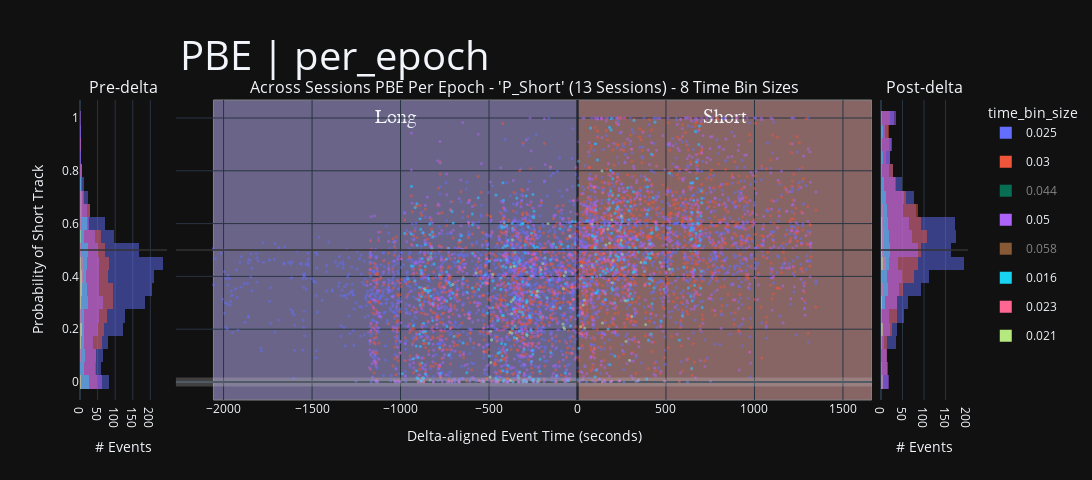
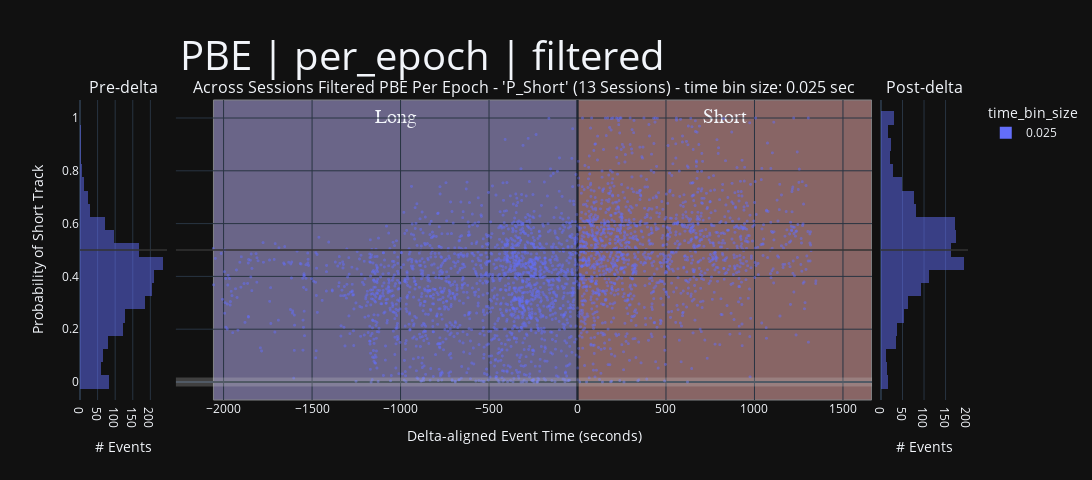

The notebook cell these images were saved under, in order:
### Code cell
## all scores variants - allows more columns to be plotted:
new_fig, new_fig_context, _extras_output_dict, figure_out_paths = _perform_plot_pre_post_delta_scatter(data_context = IdentifyingContext(epochs_name='PBE', data_grain='per_epoch', title_prefix="PBE Per Epoch"), concatenated_ripple_df = deepcopy(all_sessions_all_scores_ripple_df))
new_fig

new_fig, new_fig_context, _extras_output_dict, figure_out_paths = _perform_plot_pre_post_delta_scatter(data_context = IdentifyingContext(epochs_name='PBE', data_grain='per_epoch', filter_status='filtered', title_prefix="Filtered PBE Per Epoch"), concatenated_ripple_df = deepcopy(filtered_all_sessions_all_scores_ripple_df))
new_fig

### Figure 1 — Plotly figure (JSON) as saved in the notebook; plotly's stock layout.template omitted (floating-point values rounded to 4 significant figures; data arrays with more than 128 entries replaced by an {"elided": "..."} marker saying what was removed)
{"data": [{"alignmentgroup": "True", "bingroup": "y", "hovertemplate": "_col_time_bin_size=0.025<br>count=%{x}<br>P_Short=%{y}<extra></extra>", "legendgroup": "0.025", "marker": {"color": "#636EFA", "opacity": 0.5, "pattern": {"shape": ""}}, "name": "0.025", "nbinsy": 25, "offsetgroup": "0.025", "orientation": "h", "showlegend": true, "type": "histogram", "xaxis": "x", "y": {"elided": "1788 float values"}, "yaxis": "y"}, {"alignmentgroup": "True", "bingroup": "y", "hovertemplate": "_col_time_bin_size=0.03<br>count=%{x}<br>P_Short=%{y}<extra></extra>", "legendgroup": "0.03", "marker": {"color": "#EF553B", "opacity": 0.5, "pattern": {"shape": ""}}, "name": "0.03", "nbinsy": 25, "offsetgroup": "0.03", "orientation": "h", "showlegend": true, "type": "histogram", "xaxis": "x", "y": {"elided": "894 float values"}, "yaxis": "y"}, {"alignmentgroup": "True", "bingroup": "y", "hovertemplate": "_col_time_bin_size=0.044<br>count=%{x}<br>P_Short=%{y}<extra></extra>", "legendgroup": "0.044", "marker": {"color": "#00CC96", "opacity": 0.5, "pattern": {"shape": ""}}, "name": "0.044", "nbinsy": 25, "offsetgroup": "0.044", "orientation": "h", "showlegend": true, "type": "histogram", "visible": "legendonly", "xaxis": "x", "y": {"elided": "754 float values"}, "yaxis": "y"}, {"alignmentgroup": "True", "bingroup": "y", "hovertemplate": "_col_time_bin_size=0.05<br>count=%{x}<br>P_Short=%{y}<extra></extra>", "legendgroup": "0.05", "marker": {"color": "#AB63FA", "opacity": 0.5, "pattern": {"shape": ""}}, "name": "0.05", "nbinsy": 25, "offsetgroup": "0.05", "orientation": "h", "showlegend": true, "type": "histogram", "xaxis": "x", "y": {"elided": "688 float values"}, "yaxis": "y"}, {"alignmentgroup": "True", "bingroup": "y", "hovertemplate": "_col_time_bin_size=0.058<br>count=%{x}<br>P_Short=%{y}<extra></extra>", "legendgroup": "0.058", "marker": {"color": "#FFA15A", "opacity": 0.5, "pattern": {"shape": ""}}, "name": "0.058", "nbinsy": 25, "offsetgroup": "0.058", "orientation": "h", "showlegend": true, "type": "histogram", "visible": "legendonly", "xaxis": "x", "y": {"elided": "616 float values"}, "yaxis": "y"}, {"alignmentgroup": "True", "bingroup": "y", "hovertemplate": "_col_time_bin_size=0.016<br>count=%{x}<br>P_Short=%{y}<extra></extra>", "legendgroup": "0.016", "marker": {"color": "#19D3F3", "opacity": 0.5, "pattern": {"shape": ""}}, "name": "0.016", "nbinsy": 25, "offsetgroup": "0.016", "orientation": "h", "showlegend": true, "type": "histogram", "xaxis": "x", "y": {"elided": "233 float values"}, "yaxis": "y"}, {"alignmentgroup": "True", "bingroup": "y", "hovertemplate": "_col_time_bin_size=0.023<br>count=%{x}<br>P_Short=%{y}<extra></extra>", "legendgroup": "0.023", "marker": {"color": "#FF6692", "opacity": 0.5, "pattern": {"shape": ""}}, "name": "0.023", "nbinsy": 25, "offsetgroup": "0.023", "orientation": "h", "showlegend": true, "type": "histogram", "xaxis": "x", "y": [0.2183, 0.3116, 0.02014, 0.3573, 0.2029, 0.6525, 0.3313, 0.4633, 0.4332, 0.2414, 0.6003, 0.2533, 0.6885, 0.2415, 0.5847, 0.4689, 0.005474, 0.1404, 0.4196, 0.001959, 0.2043, 0.1143, 0.00176, 0.4416, 0.3762, 0.3758, 0.4665, 0.3733, 0.1877, 0.2811, 0.4215, 0.3972, 0.1553, 0.22, 0.1426, 0.4314, 0.202, 0.3752, 0.4015, 0.4346, 0.5006, 0.2466, 0.4277, 0.8147, 0.3354, 0.4614, 0.3764, 0.5759, 0.4838, 0.3386, 0.2946, 0.4814, 0.1082, 0.3575, 0.412, 0.2792, 0.6872, 0.3133, 0.09305, 0.6367], "yaxis": "y"}, {"alignmentgroup": "True", "bingroup": "y", "hovertemplate": "_col_time_bin_size=0.021<br>count=%{x}<br>P_Short=%{y}<extra></extra>", "legendgroup": "0.021", "marker": {"color": "#B6E880", "opacity": 0.5, "pattern": {"shape": ""}}, "name": "0.021", "nbinsy": 25, "offsetgroup": "0.021", "orientation": "h", "showlegend": true, "type": "histogram", "xaxis": "x", "y": [0.3533, 0.3694, 0.4128, 0.01866, 0.192, 0.07358, 0.1595, 0.4075, 0.1879, 0.005748, 0.435, 0.304, 0.2583, 0.1848, 0.538, 0.3119, 0.4385, 0.1647, 0.1767, 0.3289, 0.343, 0.425, 0.4486, 0.5996, 0.2193, 0.3534, 0.2069, 0.4024, 0.201, 0.4157, 0.5527], "yaxis": "y"}, {"hovertemplate": "_col_time_bin_size=0.025<br>delta_aligned_start_t=%{x}<br>P_Short=%{y}<br>dummy_column_for_size=%{marker.size}<extra></extra>", "legendgroup": "0.025", "marker": {"color": "#636EFA", "line": {"width": 0}, "opacity": 0.5, "size": {"elided": "3255 int values"}, "sizemode": "area", "sizeref": 0.1111, "symbol": "circle"}, "mode": "markers", "name": "0.025", "showlegend": false, "type": "scattergl", "x": {"elided": "3255 float values"}, "xaxis": "x2", "y": {"elided": "3255 float values"}, "yaxis": "y2"}, {"hovertemplate": "_col_time_bin_size=0.03<br>delta_aligned_start_t=%{x}<br>P_Short=%{y}<br>dummy_column_for_size=%{marker.size}<extra></extra>", "legendgroup": "0.03", "marker": {"color": "#EF553B", "line": {"width": 0}, "opacity": 0.5, "size": {"elided": "1825 int values"}, "sizemode": "area", "sizeref": 0.1111, "symbol": "circle"}, "mode": "markers", "name": "0.03", "showlegend": false, "type": "scattergl", "x": {"elided": "1825 float values"}, "xaxis": "x2", "y": {"elided": "1825 float values"}, "yaxis": "y2"}, {"hovertemplate": "_col_time_bin_size=0.044<br>delta_aligned_start_t=%{x}<br>P_Short=%{y}<br>dummy_column_for_size=%{marker.size}<extra></extra>", "legendgroup": "0.044", "marker": {"color": "#00CC96", "line": {"width": 0}, "opacity": 0.5, "size": {"elided": "1543 int values"}, "sizemode": "area", "sizeref": 0.1111, "symbol": "circle"}, "mode": "markers", "name": "0.044", "showlegend": false, "type": "scattergl", "visible": "legendonly", "x": {"elided": "1543 float values"}, "xaxis": "x2", "y": {"elided": "1543 float values"}, "yaxis": "y2"}, {"hovertemplate": "_col_time_bin_size=0.05<br>delta_aligned_start_t=%{x}<br>P_Short=%{y}<br>dummy_column_for_size=%{marker.size}<extra></extra>", "legendgroup": "0.05", "marker": {"color": "#AB63FA", "line": {"width": 0}, "opacity": 0.5, "size": {"elided": "1419 int values"}, "sizemode": "area", "sizeref": 0.1111, "symbol": "circle"}, "mode": "markers", "name": "0.05", "showlegend": false, "type": "scattergl", "x": {"elided": "1419 float values"}, "xaxis": "x2", "y": {"elided": "1419 float values"}, "yaxis": "y2"}, {"hovertemplate": "_col_time_bin_size=0.058<br>delta_aligned_start_t=%{x}<br>P_Short=%{y}<br>dummy_column_for_size=%{marker.size}<extra></extra>", "legendgroup": "0.058", "marker": {"color": "#FFA15A", "line": {"width": 0}, "opacity": 0.5, "size": {"elided": "1282 int values"}, "sizemode": "area", "sizeref": 0.1111, "symbol": "circle"}, "mode": "markers", "name": "0.058", "showlegend": false, "type": "scattergl", "visible": "legendonly", "x": {"elided": "1282 float values"}, "xaxis": "x2", "y": {"elided": "1282 float values"}, "yaxis": "y2"}, {"hovertemplate": "_col_time_bin_size=0.016<br>delta_aligned_start_t=%{x}<br>P_Short=%{y}<br>dummy_column_for_size=%{marker.size}<extra></extra>", "legendgroup": "0.016", "marker": {"color": "#19D3F3", "line": {"width": 0}, "opacity": 0.5, "size": {"elided": "412 int values"}, "sizemode": "area", "sizeref": 0.1111, "symbol": "circle"}, "mode": "markers", "name": "0.016", "showlegend": false, "type": "scattergl", "x": {"elided": "412 float values"}, "xaxis": "x2", "y": {"elided": "412 float values"}, "yaxis": "y2"}, {"hovertemplate": "_col_time_bin_size=0.023<br>delta_aligned_start_t=%{x}<br>P_Short=%{y}<br>dummy_column_for_size=%{marker.size}<extra></extra>", "legendgroup": "0.023", "marker": {"color": "#FF6692", "line": {"width": 0}, "opacity": 0.5, "size": [1, 1, 1, 1, 1, 1, 1, 1, 1, 1, 1, 1, 1, 1, 1, 1, 1, 1, 1, 1, 1, 1, 1, 1, 1, 1, 1, 1, 1, 1, 1, 1, 1, 1, 1, 1, 1, 1, 1, 1, 1, 1, 1, 1, 1, 1, 1, 1, 1, 1, 1, 1, 1, 1, 1, 1, 1, 1, 1, 1, 1, 1, 1, 1, 1, 1, 1, 1, 1, 1, 1, 1, 1, 1, 1, 1, 1, 1, 1, 1, 1, 1, 1, 1, 1, 1, 1, 1, 1, 1, 1, 1, 1, 1, 1, 1, 1, 1, 1, 1, 1, 1, 1, 1, 1, 1, 1, 1, 1, 1, 1, 1, 1, 1, 1, 1, 1, 1, 1, 1, 1, 1, 1, 1], "sizemode": "area", "sizeref": 0.1111, "symbol": "circle"}, "mode": "markers", "name": "0.023", "showlegend": false, "type": "scattergl", "x": [-793.1, -783.7, -772.2, -749.1, -716.2, -714.6, -678.3, -638.9, -634.1, -613.6, -611.5, -609.1, -607.8, -606.3, -556.3, -555.6, -554.9, -553.7, -544.8, -540.6, -528.2, -527.3, -524.1, -517.6, -517.0, -511.2, -508.8, -504.4, -499.3, -494.7, -493.8, -478.4, -452.1, -365.3, -295.8, -293.4, -292.6, -285.8, -248.8, -207.8, -207.3, -192.3, -178.8, -150.1, -125.2, -113.2, -56.86, -47.86, -45.08, -37.71, -37.02, -35.91, -28.46, -27.41, -26.03, -20.24, -19.75, -17.88, -4.746, -0.6926, 7.701, 8.502, 13.73, 20.9, 24.04, 26.5, 29.17, 31.59, 34.42, 56.94, 83.35, 90.14, 91.61, 96.72, 97.53, 98.55, 124.4, 140.3, 143.6, 145.7, 146.2, 147.8, 148.8, 149.5, 150.5, 154.0, 155.9, 161.0, 172.3, 174.5, 180.5, 192.1, 192.9, 194.1, 195.9, 198.0, 199.9, 203.9, 227.4, 229.4, 230.1, 235.9, 241.7, 260.6, 290.8, 298.5, 308.2, 324.1, 333.8, 334.6, 348.8, 349.5, 356.1, 383.7, 384.4, 391.4, 406.3, 426.6, 441.9, 456.7, 472.5, 478.4, 495.4, 513.6], "xaxis": "x2", "y": [0.2183, 0.3116, 0.02014, 0.3573, 0.2029, 0.6525, 0.3313, 0.4633, 0.4332, 0.2414, 0.6003, 0.2533, 0.6885, 0.2415, 0.5847, 0.4689, 0.005474, 0.1404, 0.4196, 0.001959, 0.2043, 0.1143, 0.00176, 0.4416, 0.3762, 0.3758, 0.4665, 0.3733, 0.1877, 0.2811, 0.4215, 0.3972, 0.1553, 0.22, 0.1426, 0.4314, 0.202, 0.3752, 0.4015, 0.4346, 0.5006, 0.2466, 0.4277, 0.8147, 0.3354, 0.4614, 0.3764, 0.5759, 0.4838, 0.3386, 0.2946, 0.4814, 0.1082, 0.3575, 0.412, 0.2792, 0.6872, 0.3133, 0.09305, 0.6367, 0.3609, 0.5069, 0.1842, 0.2843, 0.1823, 0.3956, 0.2575, 0.2607, 0.2145, 0.6557, 0.3335, 0.433, 0.6137, 0.737, 0.1257, 0.5426, 0.4646, 0.5661, 0.0001124, 0.7167, 0.3046, 0.3452, 0.573, 0.4869, 0.5786, 0.5037, 0.4666, 0.3337, 0.6557, 0.462, 0.388, 0.4891, 0.6288, 0.4426, 0.00331, 0.5892, 0.4519, 0.2969, 0.5718, 0.7762, 0.5359, 0.6541, 0.004563, 0.4317, 0.599, 0.5391, 0.8821, 0.427, 0.551, 0.4248, 0.1511, 0.007605, 0.6918, 0.5072, 0.3657, 0.4683, 0.5227, 0.4838, 0.6054, 0.4849, 0.4496, 0.4367, 0.004257, 0.564], "yaxis": "y2"}, {"hovertemplate": "_col_time_bin_size=0.021<br>delta_aligned_start_t=%{x}<br>P_Short=%{y}<br>dummy_column_for_size=%{marker.size}<extra></extra>", "legendgroup": "0.021", "marker": {"color": "#B6E880", "line": {"width": 0}, "opacity": 0.5, "size": [1, 1, 1, 1, 1, 1, 1, 1, 1, 1, 1, 1, 1, 1, 1, 1, 1, 1, 1, 1, 1, 1, 1, 1, 1, 1, 1, 1, 1, 1, 1, 1, 1, 1, 1, 1, 1, 1, 1, 1, 1, 1, 1, 1, 1, 1, 1, 1, 1, 1, 1, 1, 1, 1, 1], "sizemode": "area", "sizeref": 0.1111, "symbol": "circle"}, "mode": "markers", "name": "0.021", "showlegend": false, "type": "scattergl", "x": [-861.4, -701.6, -570.7, -491.9, -487.9, -487.1, -482.7, -477.4, -378.5, -375.9, -374.6, -371.8, -369.3, -367.7, -364.0, -361.0, -355.9, -340.7, -282.0, -228.8, -225.2, -203.4, -193.5, -163.5, -78.92, -76.98, -75.15, -72.99, -70.11, -64.07, -40.67, 20.11, 24.9, 35.06, 41.94, 43.85, 85.97, 141.6, 144.1, 163.7, 173.9, 184.3, 197.1, 201.1, 203.4, 250.7, 251.0, 256.0, 271.8, 277.6, 296.8, 309.7, 361.7, 388.1, 522.1], "xaxis": "x2", "y": [0.3533, 0.3694, 0.4128, 0.01866, 0.192, 0.07358, 0.1595, 0.4075, 0.1879, 0.005748, 0.435, 0.304, 0.2583, 0.1848, 0.538, 0.3119, 0.4385, 0.1647, 0.1767, 0.3289, 0.343, 0.425, 0.4486, 0.5996, 0.2193, 0.3534, 0.2069, 0.4024, 0.201, 0.4157, 0.5527, 0.2093, 0.4405, 0.2912, 0.3102, 0.204, 0.5973, 0.7994, 0.2231, 0.519, 0.5791, 0.5258, 0.6139, 0.3757, 0.4602, 0.5365, 0.6284, 0.4837, 0.3081, 0.1539, 0.08199, 0.2482, 0.4528, 0.2172, 0.4271], "yaxis": "y2"}, {"alignmentgroup": "True", "bingroup": "y", "hovertemplate": "_col_time_bin_size=0.025<br>count=%{x}<br>P_Short=%{y}<extra></extra>", "legendgroup": "0.025", "marker": {"color": "#636EFA", "opacity": 0.5, "pattern": {"shape": ""}}, "name": "0.025", "nbinsy": 25, "offsetgroup": "0.025", "orientation": "h", "showlegend": false, "type": "histogram", "xaxis": "x3", "y": {"elided": "1467 float values"}, "yaxis": "y3"}, {"alignmentgroup": "True", "bingroup": "y", "hovertemplate": "_col_time_bin_size=0.03<br>count=%{x}<br>P_Short=%{y}<extra></extra>", "legendgroup": "0.03", "marker": {"color": "#EF553B", "opacity": 0.5, "pattern": {"shape": ""}}, "name": "0.03", "nbinsy": 25, "offsetgroup": "0.03", "orientation": "h", "showlegend": false, "type": "histogram", "xaxis": "x3", "y": {"elided": "931 float values"}, "yaxis": "y3"}, {"alignmentgroup": "True", "bingroup": "y", "hovertemplate": "_col_time_bin_size=0.044<br>count=%{x}<br>P_Short=%{y}<extra></extra>", "legendgroup": "0.044", "marker": {"color": "#00CC96", "opacity": 0.5, "pattern": {"shape": ""}}, "name": "0.044", "nbinsy": 25, "offsetgroup": "0.044", "orientation": "h", "showlegend": false, "type": "histogram", "visible": "legendonly", "xaxis": "x3", "y": {"elided": "789 float values"}, "yaxis": "y3"}, {"alignmentgroup": "True", "bingroup": "y", "hovertemplate": "_col_time_bin_size=0.05<br>count=%{x}<br>P_Short=%{y}<extra></extra>", "legendgroup": "0.05", "marker": {"color": "#AB63FA", "opacity": 0.5, "pattern": {"shape": ""}}, "name": "0.05", "nbinsy": 25, "offsetgroup": "0.05", "orientation": "h", "showlegend": false, "type": "histogram", "xaxis": "x3", "y": {"elided": "731 float values"}, "yaxis": "y3"}, {"alignmentgroup": "True", "bingroup": "y", "hovertemplate": "_col_time_bin_size=0.058<br>count=%{x}<br>P_Short=%{y}<extra></extra>", "legendgroup": "0.058", "marker": {"color": "#FFA15A", "opacity": 0.5, "pattern": {"shape": ""}}, "name": "0.058", "nbinsy": 25, "offsetgroup": "0.058", "orientation": "h", "showlegend": false, "type": "histogram", "visible": "legendonly", "xaxis": "x3", "y": {"elided": "666 float values"}, "yaxis": "y3"}, {"alignmentgroup": "True", "bingroup": "y", "hovertemplate": "_col_time_bin_size=0.016<br>count=%{x}<br>P_Short=%{y}<extra></extra>", "legendgroup": "0.016", "marker": {"color": "#19D3F3", "opacity": 0.5, "pattern": {"shape": ""}}, "name": "0.016", "nbinsy": 25, "offsetgroup": "0.016", "orientation": "h", "showlegend": false, "type": "histogram", "xaxis": "x3", "y": {"elided": "179 float values"}, "yaxis": "y3"}, {"alignmentgroup": "True", "bingroup": "y", "hovertemplate": "_col_time_bin_size=0.023<br>count=%{x}<br>P_Short=%{y}<extra></extra>", "legendgroup": "0.023", "marker": {"color": "#FF6692", "opacity": 0.5, "pattern": {"shape": ""}}, "name": "0.023", "nbinsy": 25, "offsetgroup": "0.023", "orientation": "h", "showlegend": false, "type": "histogram", "xaxis": "x3", "y": [0.3609, 0.5069, 0.1842, 0.2843, 0.1823, 0.3956, 0.2575, 0.2607, 0.2145, 0.6557, 0.3335, 0.433, 0.6137, 0.737, 0.1257, 0.5426, 0.4646, 0.5661, 0.0001124, 0.7167, 0.3046, 0.3452, 0.573, 0.4869, 0.5786, 0.5037, 0.4666, 0.3337, 0.6557, 0.462, 0.388, 0.4891, 0.6288, 0.4426, 0.00331, 0.5892, 0.4519, 0.2969, 0.5718, 0.7762, 0.5359, 0.6541, 0.004563, 0.4317, 0.599, 0.5391, 0.8821, 0.427, 0.551, 0.4248, 0.1511, 0.007605, 0.6918, 0.5072, 0.3657, 0.4683, 0.5227, 0.4838, 0.6054, 0.4849, 0.4496, 0.4367, 0.004257, 0.564], "yaxis": "y3"}, {"alignmentgroup": "True", "bingroup": "y", "hovertemplate": "_col_time_bin_size=0.021<br>count=%{x}<br>P_Short=%{y}<extra></extra>", "legendgroup": "0.021", "marker": {"color": "#B6E880", "opacity": 0.5, "pattern": {"shape": ""}}, "name": "0.021", "nbinsy": 25, "offsetgroup": "0.021", "orientation": "h", "showlegend": false, "type": "histogram", "xaxis": "x3", "y": [0.2093, 0.4405, 0.2912, 0.3102, 0.204, 0.5973, 0.7994, 0.2231, 0.519, 0.5791, 0.5258, 0.6139, 0.3757, 0.4602, 0.5365, 0.6284, 0.4837, 0.3081, 0.1539, 0.08199, 0.2482, 0.4528, 0.2172, 0.4271], "yaxis": "y3"}], "layout": {"annotations": [{"font": {"size": 16}, "showarrow": false, "text": "Pre-delta", "x": 0.049, "xanchor": "center", "xref": "paper", "y": 1, "yanchor": "bottom", "yref": "paper"}, {"font": {"size": 16}, "showarrow": false, "text": "Across Sessions PBE Per Epoch - 'P_Short' (13 Sessions) - 8 Time Bin Sizes", "x": 0.5, "xanchor": "center", "xref": "paper", "y": 1, "yanchor": "bottom", "yref": "paper"}, {"font": {"size": 16}, "showarrow": false, "text": "Post-delta", "x": 0.951, "xanchor": "center", "xref": "paper", "y": 1, "yanchor": "bottom", "yref": "paper"}, {"font": {"size": 40}, "showarrow": false, "text": "PBE | per_epoch", "x": 0.11, "xanchor": "left", "xref": "paper", "y": 1.25, "yanchor": "top", "yref": "paper"}], "barmode": "overlay", "height": 480, "legend": {"itemsizing": "constant", "title": {"text": "time_bin_size"}, "traceorder": "grouped"}, "shapes": [{"line": {"color": "rgba(0.8,0.8,0.8,.25)", "width": 9}, "type": "line", "x0": 0, "x1": 1, "xref": "x2 domain", "y0": 0, "y1": 0, "yref": "y2"}, {"line": {"color": "rgba(1,1,1,.25)", "width": 3}, "type": "line", "x0": 0, "x1": 0, "xref": "x2", "y0": 0, "y1": 1, "yref": "y2 domain"}, {"fillcolor": "#c2b8ff", "label": {"font": {"family": "Times New Roman", "size": 20}, "text": "Long", "textposition": "top center"}, "layer": "below", "line": {"width": 1}, "opacity": 0.5, "type": "rect", "x0": -2057.0, "x1": 0, "xref": "x2", "y0": 0, "y1": 1, "yref": "y2 domain"}, {"fillcolor": "#ffb8b8", "label": {"font": {"family": "Times New Roman", "size": 20}, "text": "Short", "textposition": "top center"}, "layer": "below", "line": {"width": 1}, "opacity": 0.5, "type": "rect", "x0": 0, "x1": 1662.0, "xref": "x2", "y0": 0, "y1": 1, "yref": "y2 domain"}, {"line": {"color": "rgba(0.2,0.2,0.2,.75)", "width": 2}, "type": "line", "x0": 0, "x1": 1, "xref": "x domain", "y0": 0.5, "y1": 0.5, "yref": "y"}, {"line": {"color": "rgba(0.2,0.2,0.2,.75)", "width": 2}, "type": "line", "x0": 0, "x1": 1, "xref": "x2 domain", "y0": 0.5, "y1": 0.5, "yref": "y2"}, {"line": {"color": "rgba(0.2,0.2,0.2,.75)", "width": 2}, "type": "line", "x0": 0, "x1": 1, "xref": "x3 domain", "y0": 0.5, "y1": 0.5, "yref": "y3"}], "width": 1920, "xaxis": {"anchor": "y", "domain": [0, 0.098], "title": {"text": "# Events"}}, "xaxis2": {"anchor": "y2", "domain": [0.108, 0.892], "title": {"text": "Delta-aligned Event Time (seconds)"}}, "xaxis3": {"anchor": "y3", "domain": [0.902, 1], "title": {"text": "# Events"}}, "yaxis": {"anchor": "x", "domain": [0, 1], "title": {"text": "Probability of Short Track"}}, "yaxis2": {"anchor": "x2", "domain": [0, 1], "matches": "y", "showticklabels": false}, "yaxis3": {"anchor": "x3", "domain": [0, 1], "matches": "y", "showticklabels": false}}}

### Figure 2 — Plotly figure (JSON) as saved in the notebook; plotly's stock layout.template omitted (floating-point values rounded to 4 significant figures; data arrays with more than 128 entries replaced by an {"elided": "..."} marker saying what was removed)
{"data": [{"alignmentgroup": "True", "bingroup": "y", "hovertemplate": "_col_time_bin_size=0.025<br>count=%{x}<br>P_Short=%{y}<extra></extra>", "legendgroup": "0.025", "marker": {"color": "#636EFA", "opacity": 0.5, "pattern": {"shape": ""}}, "name": "0.025", "nbinsy": 25, "offsetgroup": "0.025", "orientation": "h", "showlegend": true, "type": "histogram", "xaxis": "x", "y": {"elided": "1788 float values"}, "yaxis": "y"}, {"hovertemplate": "_col_time_bin_size=0.025<br>delta_aligned_start_t=%{x}<br>P_Short=%{y}<br>dummy_column_for_size=%{marker.size}<extra></extra>", "legendgroup": "0.025", "marker": {"color": "#636EFA", "line": {"width": 0}, "opacity": 0.5, "size": {"elided": "3255 int values"}, "sizemode": "area", "sizeref": 0.1111, "symbol": "circle"}, "mode": "markers", "name": "0.025", "showlegend": false, "type": "scattergl", "x": {"elided": "3255 float values"}, "xaxis": "x2", "y": {"elided": "3255 float values"}, "yaxis": "y2"}, {"alignmentgroup": "True", "bingroup": "y", "hovertemplate": "_col_time_bin_size=0.025<br>count=%{x}<br>P_Short=%{y}<extra></extra>", "legendgroup": "0.025", "marker": {"color": "#636EFA", "opacity": 0.5, "pattern": {"shape": ""}}, "name": "0.025", "nbinsy": 25, "offsetgroup": "0.025", "orientation": "h", "showlegend": false, "type": "histogram", "xaxis": "x3", "y": {"elided": "1467 float values"}, "yaxis": "y3"}], "layout": {"annotations": [{"font": {"size": 16}, "showarrow": false, "text": "Pre-delta", "x": 0.049, "xanchor": "center", "xref": "paper", "y": 1, "yanchor": "bottom", "yref": "paper"}, {"font": {"size": 16}, "showarrow": false, "text": "Across Sessions Filtered PBE Per Epoch - 'P_Short' (13 Sessions) - time bin size: 0.025 sec", "x": 0.5, "xanchor": "center", "xref": "paper", "y": 1, "yanchor": "bottom", "yref": "paper"}, {"font": {"size": 16}, "showarrow": false, "text": "Post-delta", "x": 0.951, "xanchor": "center", "xref": "paper", "y": 1, "yanchor": "bottom", "yref": "paper"}, {"font": {"size": 40}, "showarrow": false, "text": "PBE | per_epoch | filtered", "x": 0.11, "xanchor": "left", "xref": "paper", "y": 1.25, "yanchor": "top", "yref": "paper"}], "barmode": "overlay", "height": 480, "legend": {"itemsizing": "constant", "title": {"text": "time_bin_size"}, "traceorder": "grouped"}, "shapes": [{"line": {"color": "rgba(0.8,0.8,0.8,.25)", "width": 9}, "type": "line", "x0": 0, "x1": 1, "xref": "x2 domain", "y0": 0, "y1": 0, "yref": "y2"}, {"line": {"color": "rgba(1,1,1,.25)", "width": 3}, "type": "line", "x0": 0, "x1": 0, "xref": "x2", "y0": 0, "y1": 1, "yref": "y2 domain"}, {"fillcolor": "#c2b8ff", "label": {"font": {"family": "Times New Roman", "size": 20}, "text": "Long", "textposition": "top center"}, "layer": "below", "line": {"width": 1}, "opacity": 0.5, "type": "rect", "x0": -2057.0, "x1": 0, "xref": "x2", "y0": 0, "y1": 1, "yref": "y2 domain"}, {"fillcolor": "#ffb8b8", "label": {"font": {"family": "Times New Roman", "size": 20}, "text": "Short", "textposition": "top center"}, "layer": "below", "line": {"width": 1}, "opacity": 0.5, "type": "rect", "x0": 0, "x1": 1662.0, "xref": "x2", "y0": 0, "y1": 1, "yref": "y2 domain"}, {"line": {"color": "rgba(0.2,0.2,0.2,.75)", "width": 2}, "type": "line", "x0": 0, "x1": 1, "xref": "x domain", "y0": 0.5, "y1": 0.5, "yref": "y"}, {"line": {"color": "rgba(0.2,0.2,0.2,.75)", "width": 2}, "type": "line", "x0": 0, "x1": 1, "xref": "x2 domain", "y0": 0.5, "y1": 0.5, "yref": "y2"}, {"line": {"color": "rgba(0.2,0.2,0.2,.75)", "width": 2}, "type": "line", "x0": 0, "x1": 1, "xref": "x3 domain", "y0": 0.5, "y1": 0.5, "yref": "y3"}], "width": 1920, "xaxis": {"anchor": "y", "domain": [0, 0.098], "title": {"text": "# Events"}}, "xaxis2": {"anchor": "y2", "domain": [0.108, 0.892], "title": {"text": "Delta-aligned Event Time (seconds)"}}, "xaxis3": {"anchor": "y3", "domain": [0.902, 1], "title": {"text": "# Events"}}, "yaxis": {"anchor": "x", "domain": [0, 1], "title": {"text": "Probability of Short Track"}}, "yaxis2": {"anchor": "x2", "domain": [0, 1], "matches": "y", "showticklabels": false}, "yaxis3": {"anchor": "x3", "domain": [0, 1], "matches": "y", "showticklabels": false}}}
